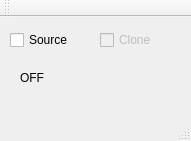
<?xml version="1.0" encoding="UTF-8"?>
<ui version="4.0">
 <class>MainWindow</class>
 <widget class="QMainWindow" name="MainWindow">
  <property name="geometry">
   <rect>
    <x>0</x>
    <y>0</y>
    <width>191</width>
    <height>141</height>
   </rect>
  </property>
  <property name="windowTitle">
   <string>MainWindow</string>
  </property>
  <widget class="QWidget" name="centralWidget">
   <widget class="QCheckBox" name="checkBox_Source">
    <property name="geometry">
     <rect>
      <x>10</x>
      <y>10</y>
      <width>79</width>
      <height>26</height>
     </rect>
    </property>
    <property name="text">
     <string>Source</string>
    </property>
   </widget>
   <widget class="QCheckBox" name="checkBox_Clone">
    <property name="enabled">
     <bool>false</bool>
    </property>
    <property name="geometry">
     <rect>
      <x>100</x>
      <y>10</y>
      <width>70</width>
      <height>26</height>
     </rect>
    </property>
    <property name="text">
     <string>Clone</string>
    </property>
    <property name="checkable">
     <bool>true</bool>
    </property>
   </widget>
   <widget class="QLabel" name="label_OnOff">
    <property name="geometry">
     <rect>
      <x>20</x>
      <y>50</y>
      <width>68</width>
      <height>21</height>
     </rect>
    </property>
    <property name="text">
     <string>OFF</string>
    </property>
   </widget>
  </widget>
  <widget class="QMenuBar" name="menuBar">
   <property name="geometry">
    <rect>
     <x>0</x>
     <y>0</y>
     <width>191</width>
     <height>27</height>
    </rect>
   </property>
  </widget>
  <widget class="QToolBar" name="mainToolBar">
   <attribute name="toolBarArea">
    <enum>TopToolBarArea</enum>
   </attribute>
   <attribute name="toolBarBreak">
    <bool>false</bool>
   </attribute>
  </widget>
  <widget class="QStatusBar" name="statusBar"/>
 </widget>
 <layoutdefault spacing="6" margin="11"/>
 <resources/>
 <connections/>
</ui>
